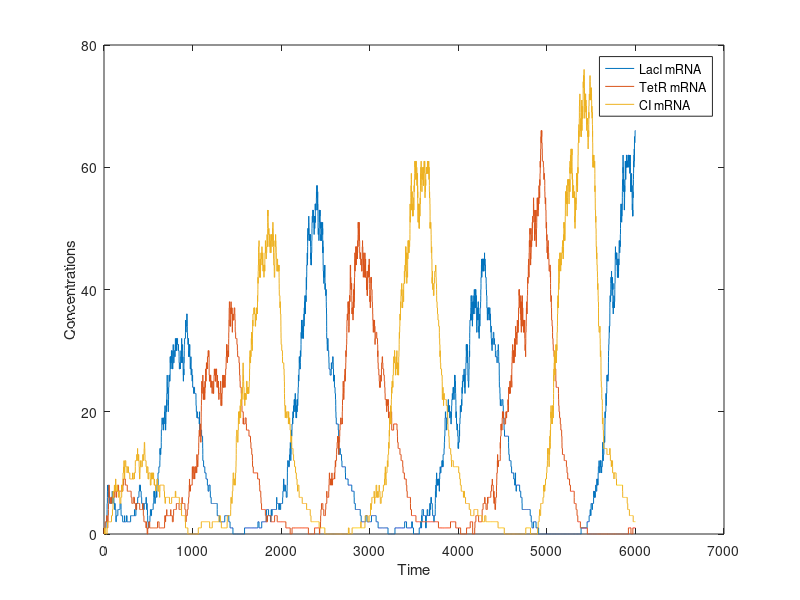
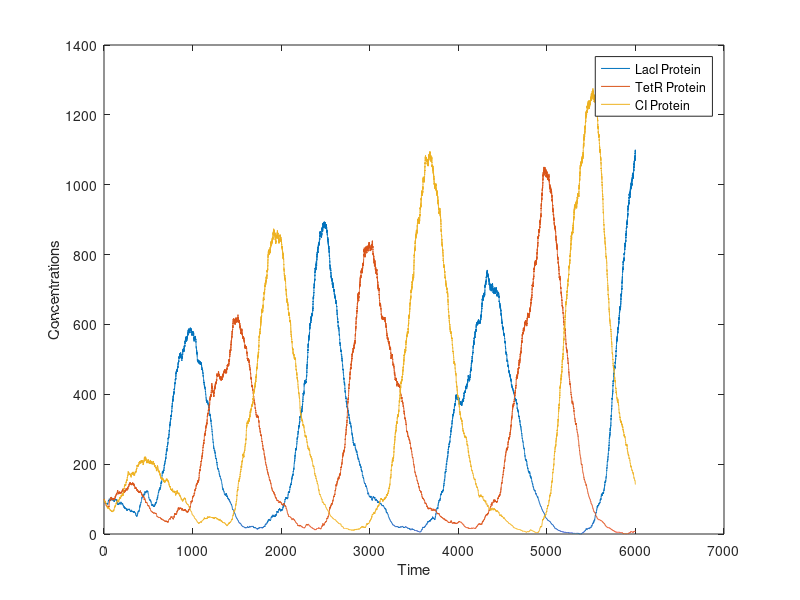

Here is the MATLAB script that generated these plots, in order:
clear all; clf; %We clear the workspace

tEnd = 60*100; %tEnd is the time at which the simulation stops
tStep = 0.001;

% Here we have to put the initial concentrations of the species
% Proteins concentrations
PlacI = 100;
PtetR = 100;
PcI = 100;

stoich =  [ 1 0 0 0 0 0;
            0 1 0 0 0 0;
            0 0 1 0 0 0;
            -1 0 0 0 0 0;
            0 -1 0 0 0 0;
            0 0 -1 0 0 0;
            0 0 0 1 0 0;
            0 0 0 0 1 0;
            0 0 0 0 0 1;
            0 0 0 -1 0 0;
            0 0 0 0 -1 0;
            0 0 0 0 0 -1;
];

% mRNAs concentrations
MlacI = 0;
MtetR = 0;
McI = 0;

% Denominations
species(1) = MlacI;
species(2) = MtetR;
species(3) = McI;
species(4) = PlacI;
species(5) = PtetR;
species(6) = PcI;
Species = species; %will contain the concentrations of the species over the time



gammaM = 1/120;
gammaP = 1/600;
Km = 40;
alphaM = 0.5;
alphaP = 1/6;
leakiness = 5e-04;
n = 2; %hill coefficient



t = 0; % t is the vector containing the times
while t(end) <= tEnd

    propMlacIProd = (alphaM)/(1 + (species(5) / Km)^n ) + leakiness;
    propMtetRProd = (alphaM)/(1 + (species(6) / Km)^n ) + leakiness;
    propMcIProd = (alphaM)/(1 + (species(4) / Km)^n ) + leakiness;
    propMlacIDest = gammaM*species(1);
    propMtetRDest = gammaM*species(2);
    propMcIDest = gammaM*species(3);

    propPlacIProd = alphaP*species(1);
    propPtetRProd = alphaP*species(2);
    propPcIProd = alphaP*species(3);
    propPlacIDest = gammaM*species(4);
    propPtetRDest = gammaM*species(5);
    propPcIDest = gammaM*species(6);

    props = [propMlacIProd propMtetRProd propMcIProd propMlacIDest propMtetRDest propMcIDest propPlacIProd propPtetRProd propPcIProd propPlacIDest propPtetRDest propPcIDest];

    propsum = cumsum(props);
    pickingVector = propsum/propsum(end);
    rand1 = rand(); % rand for reaction
    selectedReact = find(pickingVector>rand1,1);
    species = species + stoich(selectedReact,:);

    Species(end+1,:) = species;

    rand2 = rand(); % rand for time
    deltaT = - log(rand2)./sum(props);
    t(end+1) = t(end) + deltaT;

%     disp(t(end));
end

%% mRNA concentrations
figure(1)
plot(t,Species(:,1))
hold on;
plot(t,Species(:,2))
plot(t,Species(:,3))
xlabel('Time')
ylabel('Concentrations')
legend('LacI mRNA','TetR mRNA','CI mRNA')

%% proteins concentrations

figure(2)
plot(t,Species(:,4))
hold on;
plot(t,Species(:,5))
plot(t,Species(:,6))
xlabel('Time')
ylabel('Concentrations')
legend('LacI Protein','TetR Protein','CI Protein')
